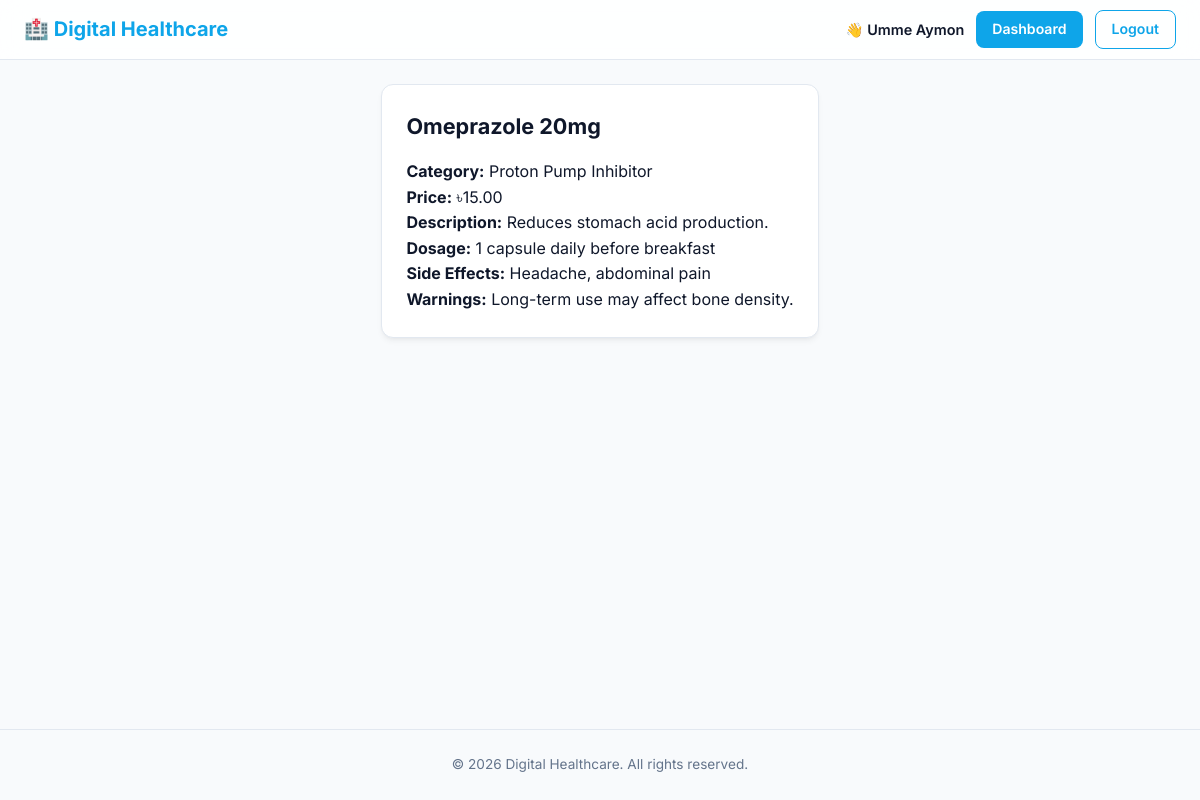
The page /medicine_details.php?id=4 (signed in) on the database its author committed.
### tables this page shows
CREATE TABLE IF NOT EXISTS medicines (
    id INT AUTO_INCREMENT PRIMARY KEY,
    name VARCHAR(100),
    category VARCHAR(50),
    price DECIMAL(10,2),
    description TEXT,
    side_effects TEXT,
    dosage_instructions TEXT,
    warnings TEXT
);

### medicine_details.php (the view, shortened to what this page needs)
<?php
require_once '../../config/database.php';
$id = (int)$_GET['id'];
$stmt = $conn->prepare("SELECT * FROM medicines WHERE id = ?");
$stmt->bind_param("i", $id);
$stmt->execute();
$med = $stmt->get_result()->fetch_assoc();
include '../../includes/header.php';
?>
<div class="card">
    <h2><?= htmlspecialchars($med['name']) ?></h2>
    <p><strong>Category:</strong> <?= $med['category'] ?></p>
    <p><strong>Price:</strong> ৳<?= $med['price'] ?></p>
    <p><strong>Description:</strong> <?= nl2br(htmlspecialchars($med['description'])) ?></p>
    <?php if($med['dosage_instructions']): ?><p><strong>Dosage:</strong> <?= nl2br(htmlspecialchars($med['dosage_instructions'])) ?></p><?php endif; ?>
    <?php if($med['side_effects']): ?><p><strong>Side Effects:</strong> <?= nl2br(htmlspecialchars($med['side_effects'])) ?></p><?php endif; ?>
    <?php if($med['warnings']): ?><p><strong>Warnings:</strong> <?= nl2br(htmlspecialchars($med['warnings'])) ?></p><?php endif; ?>
</div>
<?php include '../../includes/footer.php'; ?>

### style.css (style rules this page uses)
:root { --primary: #0ea5e9; --primary-hover: #0284c7; --primary-light: #e0f2fe; --bg: #f8fafc; --card: #ffffff; --text: #0f172a; --text-muted: #64748b; --border: #e2e8f0; --shadow: 0 4px 6px -1px rgb(0 0 0 / 0.05), 0 2px 4px -2px rgb(0 0 0 / 0.05); --shadow-hover: 0 10px 15px -3px rgb(0 0 0 / 0.05), 0 4px 6px -4px rgb(0 0 0 / 0.05); --radius: 12px; --radius-sm: 8px; }
* { box-sizing: border-box; margin: 0; padding: 0; }
html { scroll-behavior: smooth; }
body { min-height: 100vh; display: flex; flex-direction: column; min-height: 100vh; display: flex; flex-direction: column; font-family: 'Inter', system-ui, -apple-system, sans-serif; background: var(--bg); color: var(--text); line-height: 1.6; transition: background-color 0.3s ease, color 0.3s ease; }
.card, .request-card, .consultation-card, .prescription-card, .auth-card, .doctor-card { background: var(--card); border: 1px solid var(--border); border-radius: var(--radius); padding: 24px; margin-bottom: 20px; box-shadow: var(--shadow); transition: transform 0.2s ease, box-shadow 0.2s ease; }
.card h2, .auth-card h2 { font-size: 1.35rem; font-weight: 700; margin-bottom: 16px; color: var(--text); }

### rows shown on the page
medicines: name "Omeprazole 20mg", category "Proton Pump Inhibitor", price "15.00", description "Reduces stomach acid production.", dosage_instructions "1 capsule daily before breakfast", side_effects "Headache, abdominal pain", warnings "Long-term use may affect bone density."

### other values the page prints
$_SESSION['name'] "Umme Aymon"
